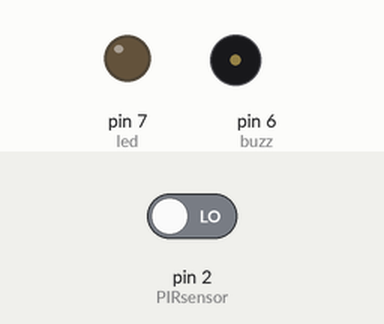
This sketch was run on a simulated Arduino Uno, built with avr-gcc and run on an emulated ATmega328P. Parts: output pins drawn as LEDs (lit = HIGH), buzzer (waves = sounding, pin HIGH). The inputs (shaded band) are chosen by the test bench; at power-on: pin 2 (PIRsensor) LOW.

Above: at 1.2 s.
1.3 s: pin 2 (PIRsensor) driven HIGH
At 1.9 s:
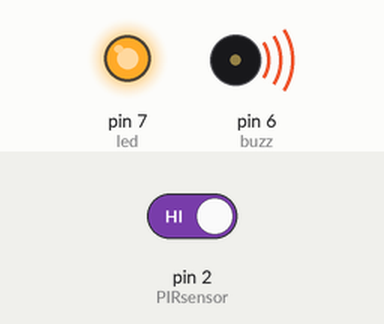
2.8 s: pin 2 (PIRsensor) driven LOW
At 3.1 s:
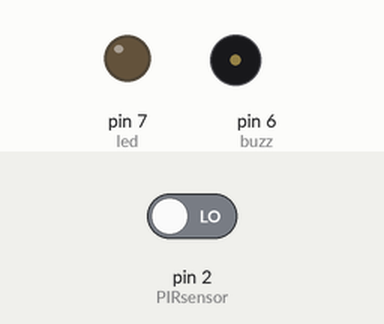
Timing chart, 0 to 5.8 s (numbered marks = the images above; inputs shaded):
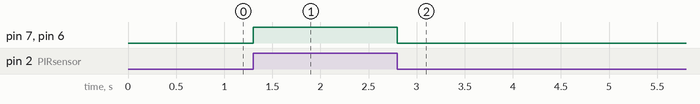

Measured:
- after the input at 1.3 s, pin 7 (led), pin 6 (buzz): LOW → HIGH at once
- after the input at 2.8 s, pin 7 (led), pin 6 (buzz): HIGH → LOW at once

The sketch:

2.ino
```cpp
#define PIRsensor 2
#define led 7
#define buzz 6
void setup() {
pinMode(PIRsensor , INPUT);
pinMode (led , OUTPUT);
pinMode (buzz , OUTPUT);
}
void loop() {
int value = digitalRead(PIRsensor);
if (value ==1){
  digitalWrite (led , HIGH);
  digitalWrite (buzz , HIGH);

}else {
    digitalWrite (led , LOW);
    digitalWrite (buzz , LOW);

}
}
```
